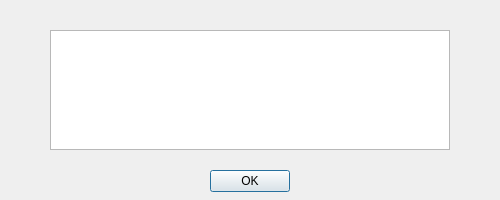
<?xml version="1.0" encoding="UTF-8"?>
<ui version="4.0">
 <class>Dialog</class>
 <widget class="QDialog" name="Dialog">
  <property name="geometry">
   <rect>
    <x>0</x>
    <y>0</y>
    <width>500</width>
    <height>200</height>
   </rect>
  </property>
  <property name="windowTitle">
   <string>Dialog</string>
  </property>
  <widget class="QDialogButtonBox" name="buttonBox">
   <property name="geometry">
    <rect>
     <x>80</x>
     <y>165</y>
     <width>340</width>
     <height>32</height>
    </rect>
   </property>
   <property name="orientation">
    <enum>Qt::Orientation::Horizontal</enum>
   </property>
   <property name="standardButtons">
    <set>QDialogButtonBox::StandardButton::Ok</set>
   </property>
   <property name="centerButtons">
    <bool>true</bool>
   </property>
  </widget>
  <widget class="QTextBrowser" name="textDialog">
   <property name="geometry">
    <rect>
     <x>50</x>
     <y>30</y>
     <width>400</width>
     <height>120</height>
    </rect>
   </property>
  </widget>
 </widget>
 <resources/>
 <connections>
  <connection>
   <sender>buttonBox</sender>
   <signal>accepted()</signal>
   <receiver>Dialog</receiver>
   <slot>accept()</slot>
   <hints>
    <hint type="sourcelabel">
     <x>248</x>
     <y>254</y>
    </hint>
    <hint type="destinationlabel">
     <x>157</x>
     <y>274</y>
    </hint>
   </hints>
  </connection>
  <connection>
   <sender>buttonBox</sender>
   <signal>rejected()</signal>
   <receiver>Dialog</receiver>
   <slot>reject()</slot>
   <hints>
    <hint type="sourcelabel">
     <x>316</x>
     <y>260</y>
    </hint>
    <hint type="destinationlabel">
     <x>286</x>
     <y>274</y>
    </hint>
   </hints>
  </connection>
 </connections>
</ui>
